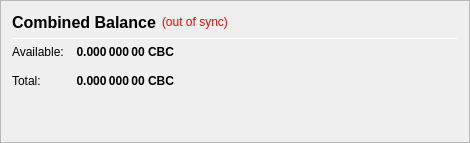
                   <widget class="QFrame" name="frame_CombinedBalances">
                    <property name="minimumSize">
                     <size>
                      <width>470</width>
                      <height>0</height>
                     </size>
                    </property>
                    <property name="frameShape">
                     <enum>QFrame::StyledPanel</enum>
                    </property>
                    <property name="frameShadow">
                     <enum>QFrame::Raised</enum>
                    </property>
                    <layout class="QVBoxLayout" name="verticalLayout_5">
                     <item>
                      <layout class="QHBoxLayout" name="horizontalLayout_5" stretch="0,0,0">
                       <item>
                        <widget class="QLabel" name="label_5z">
                         <property name="minimumSize">
                          <size>
                           <width>0</width>
                           <height>20</height>
                          </size>
                         </property>
                         <property name="font">
                          <font>
                           <pointsize>12</pointsize>
                           <weight>75</weight>
                           <bold>true</bold>
                          </font>
                         </property>
                         <property name="toolTip">
                          <string>Combined Balance (including unconfirmed and immature coins)</string>
                         </property>
                         <property name="text">
                          <string>Combined Balance</string>
                         </property>
                        </widget>
                       </item>
                       <item>
                        <widget class="QLabel" name="labelWalletStatus">
                         <property name="cursor">
                          <cursorShape>WhatsThisCursor</cursorShape>
                         </property>
                         <property name="toolTip">
                          <string>The displayed information may be out of date. Your wallet automatically synchronizes with the Cybercoin network after a connection is established, but this process has not completed yet.</string>
                         </property>
                         <property name="styleSheet">
                          <string notr="true">QLabel { color: red; }</string>
                         </property>
                         <property name="text">
                          <string notr="true">(out of sync)</string>
                         </property>
                         <property name="alignment">
                          <set>Qt::AlignLeading|Qt::AlignLeft|Qt::AlignVCenter</set>
                         </property>
                        </widget>
                       </item>
                       <item>
                        <spacer name="horizontalSpacer_1">
                         <property name="orientation">
                          <enum>Qt::Horizontal</enum>
                         </property>
                         <property name="sizeHint" stdset="0">
                          <size>
                           <width>40</width>
                           <height>20</height>
                          </size>
                         </property>
                        </spacer>
                       </item>
                      </layout>
                     </item>
                     <item>
                      <widget class="Line" name="line_CombinedBalance">
                       <property name="minimumSize">
                        <size>
                         <width>0</width>
                         <height>1</height>
                        </size>
                       </property>
                       <property name="maximumSize">
                        <size>
                         <width>16777215</width>
                         <height>1</height>
                        </size>
                       </property>
                       <property name="orientation">
                        <enum>Qt::Horizontal</enum>
                       </property>
                      </widget>
                     </item>
                     <item>
                      <layout class="QGridLayout" name="gridLayout_3">
                       <property name="spacing">
                        <number>12</number>
                       </property>
                       <item row="1" column="0">
                        <widget class="QLabel" name="labelBalanceTextz">
                         <property name="text">
                          <string>Available:</string>
                         </property>
                        </widget>
                       </item>
                       <item row="1" column="1">
                        <widget class="QLabel" name="labelBalancez">
                         <property name="font">
                          <font>
                           <weight>75</weight>
                           <bold>true</bold>
                          </font>
                         </property>
                         <property name="cursor">
                          <cursorShape>IBeamCursor</cursorShape>
                         </property>
                         <property name="toolTip">
                          <string>Your current spendable balance</string>
                         </property>
                         <property name="text">
                          <string notr="true">0.000 000 00 CBC</string>
                         </property>
                         <property name="alignment">
                          <set>Qt::AlignRight|Qt::AlignTrailing|Qt::AlignVCenter</set>
                         </property>
                         <property name="textInteractionFlags">
                          <set>Qt::LinksAccessibleByMouse|Qt::TextSelectableByKeyboard|Qt::TextSelectableByMouse</set>
                         </property>
                        </widget>
                       </item>
                       <item row="2" column="0">
                        <widget class="QLabel" name="labelTotalTextz">
                         <property name="text">
                          <string>Total:</string>
                         </property>
                        </widget>
                       </item>
                       <item row="2" column="1">
                        <widget class="QLabel" name="labelTotalz">
                         <property name="font">
                          <font>
                           <weight>75</weight>
                           <bold>true</bold>
                          </font>
                         </property>
                         <property name="cursor">
                          <cursorShape>IBeamCursor</cursorShape>
                         </property>
                         <property name="toolTip">
                          <string>Total Balance, including all unavailable coins.</string>
                         </property>
                         <property name="text">
                          <string notr="true">0.000 000 00 CBC</string>
                         </property>
                         <property name="alignment">
                          <set>Qt::AlignRight|Qt::AlignTrailing|Qt::AlignVCenter</set>
                         </property>
                         <property name="textInteractionFlags">
                          <set>Qt::LinksAccessibleByMouse|Qt::TextSelectableByKeyboard|Qt::TextSelectableByMouse</set>
                         </property>
                        </widget>
                       </item>
                       <item row="2" column="3">
                        <spacer name="horizontalSpacer_2">
                         <property name="orientation">
                          <enum>Qt::Horizontal</enum>
                         </property>
                         <property name="sizeHint" stdset="0">
                          <size>
                           <width>40</width>
                           <height>20</height>
                          </size>
                         </property>
                        </spacer>
                       </item>
                      </layout>
                     </item>
                     <item>
                      <spacer name="verticalSpacer_1">
                       <property name="orientation">
                        <enum>Qt::Vertical</enum>
                       </property>
                       <property name="sizeHint" stdset="0">
                        <size>
                         <width>20</width>
                         <height>40</height>
                        </size>
                       </property>
                      </spacer>
                     </item>
                    </layout>
                   </widget>
